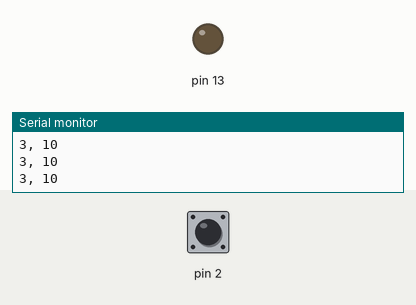
This sketch was run on a simulated Arduino Uno, built with avr-gcc and run on an emulated ATmega328P. Shown: output pins drawn as LEDs (lit = HIGH), the last lines printed to the serial monitor. The test bench sets the inputs (shaded band); at power-on: pin 2 HIGH.

Above: at 1.2 s.
1.3 s: pin 2 pulled LOW for 0.15 s
At 1.38 s:
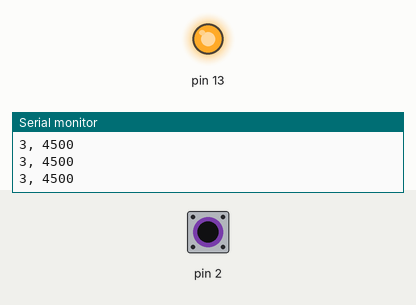
2.9 s: pin 2 pulled LOW for 3.2 s
At 7.2 s:
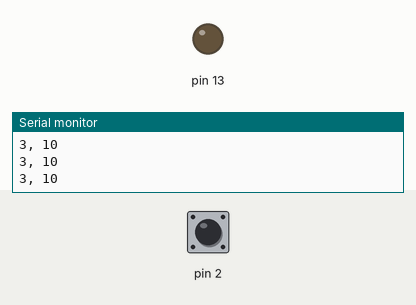
Timing chart, 0 to 8.7 s (numbered marks = the images above; inputs shaded):
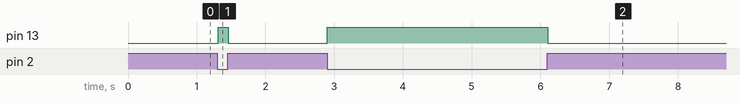

Measured:
- after the input at 1.3 s, pin 13: LOW → HIGH at once, → LOW 0.15 s later
- after the input at 2.9 s, pin 13: LOW → HIGH at once, → LOW 3.2 s later

The sketch:

touch_sensor_led.ino
```cpp
#include "CapacitiveSensor.h"

CapacitiveSensor   cs_4_2 = CapacitiveSensor(4,2);        // 10M resistor between pins 4 & 2, pin 2 is sensor pin, add a wire and or foil if desired

void setup()
{
   cs_4_2.set_CS_AutocaL_Millis(0xFFFFFFFF);     // turn off autocalibrate on channel 1 - just as an example
   Serial.begin(9600);
   pinMode(13, OUTPUT);
}

void loop()
{
    long start = millis();
    long total1 =  cs_4_2.capacitiveSensor(30);

    Serial.print(millis() - start);        // check on performance in milliseconds
    Serial.print(", ");                    // tab character for debug windown spacing

    Serial.println(total1);                  // print sensor output 1
    //Serial.println("");

    if(total1>=800){
      digitalWrite(13, HIGH);
    }
    else{
      digitalWrite(13, LOW);
    }
    delay(10);                             // arbitrary delay to limit data to serial port
}
```
